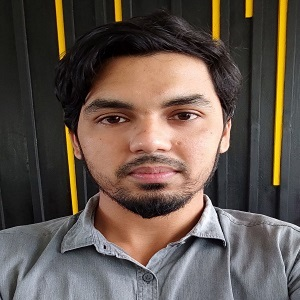
#> input picture dataset/facedata/known/abs_sayem.jpg, 300 x 300 px, given in place of the camera
$ python add_face_data.py
#> lines starting #> are read from the running program, lines starting #| are printed output that depends on the picture; after the words box and inside, x2 and y2 are one past the last pixel; in counts of white or black regions, pixels touching at a corner belong together; pictures that were not available may be replaced by others from this repository, and a replacement may not be noted
import cv2
import pickle
import numpy as np
import os
#import PIL.Image   # for showing images, alternative of cv2.imshow(), needs "Pillow" to be installed

# Image Capture
video = cv2.VideoCapture(0)
face = cv2.CascadeClassifier('haarcascade_frontalface_default.xml')
iter = 0
face_data = []
name = input("Enter your Name: ")
#> the answer given: ../dataset/facedata/known/abs_sayem.jpg

while True:
    ret,frame = video.read()
#> frame is the input picture: shape (300, 300, 3); mean B, G, R 77.2, 85.7, 99
    gray = cv2.cvtColor(frame, cv2.COLOR_BGR2GRAY)
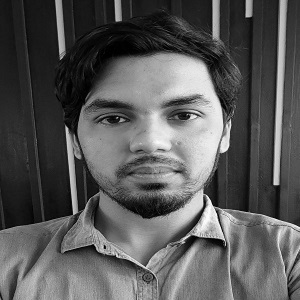
#> gray: shape (300, 300); min 0, max 254, mean 88.7
    detected_face = face.detectMultiScale(gray, 1.3, 5)
#> detected_face = [[73, 57, 157, 157]]
    for (x,y,w,h) in detected_face:
        crop_img = frame[y:y+h, x:x+w, :]   # crop the face
        resized_img = cv2.resize(crop_img, (50,50))     # resize the frame
        if len(face_data) <= 20 and iter%5 == 0:
            face_data.append(resized_img)   # save to list
        iter += 1
        cv2.putText(frame, str(len(face_data)), (50,50), cv2.FONT_HERSHEY_COMPLEX, 1, (255,0,0), 1)
        cv2.rectangle(frame, (x,y), (x+w, y+h), (0,255,0), 1)
#> this loop made 1 pass
#> (x, y, w, h, iter) on pass 1: (73, 57, 157, 157, 1)
#> pass 1, `crop_img = frame[y:y+h, x:x+w, :]`:
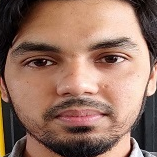
#> crop_img: shape (157, 157, 3); mean B, G, R 97.9, 113.5, 149.2
#> pass 1, `resized_img = cv2.resize(crop_img, (50,50))`:
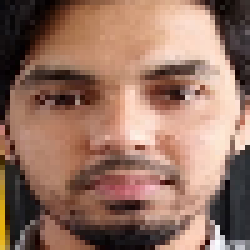
#> resized_img: shape (50, 50, 3) (shown 5 times larger); mean B, G, R 97.8, 113.4, 149.2
#> after the loop:
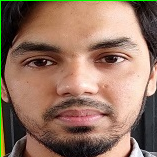
#> crop_img: shape (157, 157, 3); 1.27% of pixels changed, all inside (x1, y1, x2, y2) = (0, 0, 157, 157)
#> after the loop:
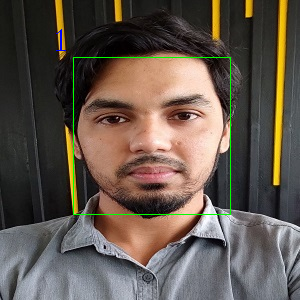
#> frame: shape (300, 300, 3); 0.76% of pixels changed, all inside (x1, y1, x2, y2) = (56, 29, 231, 215)
#> after the loop, face_data = 1 item; iter = 1
    cv2.imshow("Frame", frame)
    k = cv2.waitKey(1)
#> (key q is pressed here)
    if k==ord('q') or len(face_data)==20: break
video.release()
cv2.destroyAllWindows()

face_data_array = np.asarray(face_data)
reshaped_face_data = face_data_array.reshape(20, -1)
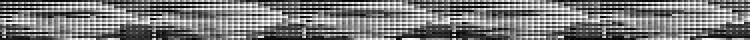
#> reshaped_face_data: shape (20, 375) (shown 2 times larger); min 0, max 255, mean 120.2

# pickle names
if f'{name}_name.pkl' not in os.listdir('data/'):
    names = [name]*20
    with open(f'data/{name}_names.pkl', 'wb') as f: pickle.dump(names, f)
else:
    with open(f'data/{name}_names.pkl', 'rb') as f: names = pickle.load(f)
    names = names + [name]*20
    with open(f'data/{name}_names.pkl', 'wb') as f: pickle.dump(names, f)

# pickle images
if f'{name}_face_data.pkl' not in os.listdir('data/'):
    with open(f'data/{name}_face_data.pkl', 'wb') as f: pickle.dump(reshaped_face_data, f)
else:
    with open(f'data/{name}_face_data.pkl', 'rb') as f: faces = pickle.load(f)
    faces = np.append(faces, reshaped_face_data, axis=0)
    with open(f'data/{name}_face_data.pkl', 'wb') as f: pickle.dump(faces, f)
